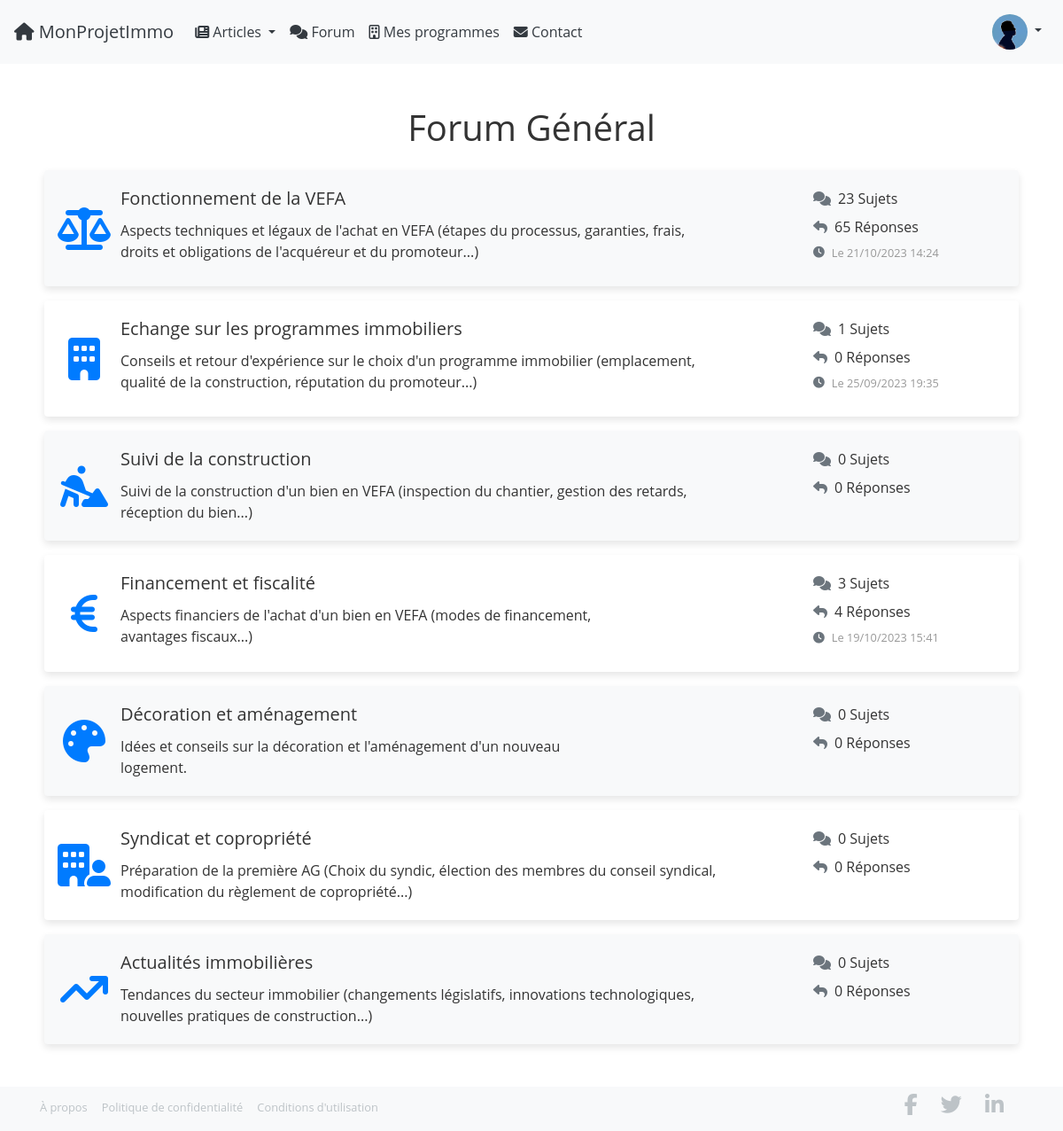
/general_forum/ (signed in), run on the app's committed database.
### forum/models.py (models this page shows, shortened)
class UserProfile(models.Model):
    GENDER_CHOICES = (
        ('M', 'Male'),
        ('F', 'Female'),
        ('O', 'Other'),
)
    user = models.OneToOneField(User, on_delete=models.CASCADE)
    bio = models.TextField(blank=True)
    followed_programs = models.ManyToManyField('website.RealEstateProgram', through='website.FollowedProgram', related_name='followers')
    joined_date = models.DateTimeField(auto_now_add=True)
    photo = models.ImageField(upload_to='user_photos/', blank=True, null=True)
    first_name = models.CharField(max_length=30, blank=True, null=True)
    last_name = models.CharField(max_length=30, blank=True, null=True)
    gender = models.CharField(max_length=1, null=False, blank=False, choices=GENDER_CHOICES)

class Forum(models.Model):
    name = models.CharField(max_length=200)
    description = models.TextField(blank=True)
    slug = models.SlugField(unique=True, blank=True)

class ForumTheme(models.Model):
    title = models.CharField(max_length=200)
    description = models.TextField(blank=True)
    forum = models.ForeignKey(Forum, on_delete=models.CASCADE, related_name='themes')
    order = models.IntegerField(default=0)
    icon_class = models.CharField(max_length=100, null=True, blank=True)
    slug = models.SlugField(unique=True, blank=True)
    def get_last_activity_date(self):
        last_post_date = self.posts.aggregate(Max('date_posted'))['date_posted__max']
        last_reply_date = Reply.objects.filter(post__theme=self).aggregate(Max('date_posted'))['date_posted__max']
        if last_post_date and last_reply_date:
            return max(last_post_date, last_reply_date)
        elif last_post_date:
            return last_post_date
        else:
            return last_reply_date
    def post_count(self):
        return self.posts.count()
    def reply_count(self):
        return Reply.objects.filter(post__in=self.posts.all()).count()

### forum/views.py (the view)
# urls.py: path('general_forum/', general_forum_view, name='general_forum'),
def general_forum_view(request):
    forum = get_object_or_404(Forum, name="Forum Général")
    themes = forum.themes.all().order_by('order')
    return render(request, 'general_forum.html', {'forum': forum, 'themes': themes})

### VefaConnect/context_processors.py (called while the page is built)
def categories(request):
    return {
        'categories': Category.objects.all()
    }

### forum/templates/general_forum.html (shortened to what this page needs)
{% extends 'base.html' %}
{% load static %}
{% block extra_head %}
    <link rel="stylesheet" href="{% static 'forum/css/style.css' %}">
{% endblock %}
{% block content %}
<div class="container my-5">
    <h1 class="text-center mb-4">{{ forum.name }}</h1>
    {% for theme in themes %}
    <div class="card mb-3">
        <div class="card-body d-flex justify-content-between">
            <div class="d-flex">
                {% if theme.icon_class %}
                    <div class="icon-container mr-3">
                        <i class="{{ theme.icon_class }} icon-full-height"></i>
                    </div>
                {% endif %}
                <div class="content">
                    <h5 class="card-title"><a href="{% url 'general_forum_theme_detail' topic_slug=theme.slug %}" class="stretched-link">{{ theme.title }}</a></h5>
                    <p class="card-text">{{ theme.description }}</p>
                </div>
            </div>
            <div class="stats">
                <div class="subjects d-flex align-items-center">
                    <i class="fas fa-comments icon-subject"></i>
                    <span>{{ theme.post_count|default:"0" }} Sujets</span>
                </div>
                <div class="replies d-flex align-items-left">
                    <i class="fas fa-reply icon-reply"></i>
                    <span>{{ theme.reply_count|default:"0" }} Réponses</span>
                </div>
                <div class="last-activity d-flex align-items-left">
                    {% if theme.get_last_activity_date %}
                        <i class="fas fa-clock icon-activity"></i>
                        <span>Le {{ theme.get_last_activity_date|date:"d/m/Y H:i" }}</span>
                    {% endif %}
                </div>
            </div>
        </div>
    </div>
    {% endfor %}
</div>
{% endblock %}

### templates/navbar.html (shortened to what this page needs)
    <nav class="navbar navbar-expand-lg navbar-custom">
        <a class="navbar-brand" href="{% url 'home' %}">
            <i class="fas fa-home"></i> MonProjetImmo
        </a>
        <div class="collapse navbar-collapse" id="navbarNav">
            <ul class="navbar-nav">
                <li class="nav-item dropdown">
                    <a class="nav-link dropdown-toggle" href="#" id="articleDropdown" role="button" data-toggle="dropdown" aria-haspopup="true" aria-expanded="false">
                        <i class="fas fa-newspaper"></i> Articles
                    </a>
                </li>
                <li class="nav-item">
                    <a class="nav-link" href="{% url 'general_forum' %}">
                        <i class="fas fa-comments"></i> Forum
                    </a>
                </li>
                {% if user.is_authenticated %}
                <li class="nav-item">
                    <a class="nav-link" href="{% url 'programmes_suivis' %}">
                        <i class="fa-regular fa-building"></i> Mes programmes
                    </a>
                </li>
                {% endif %}
                <li class="nav-item">
                    <a class="nav-link" href="{% url 'contact' %}">
                        <i class="fas fa-envelope"></i> Contact
                    </a>
                </li>
            </ul>
            <ul class="navbar-nav ml-auto">
                {% if user.is_authenticated %}
                <li class="nav-item dropdown">
                    <a class="nav-link dropdown-toggle" href="#" id="navbarDropdown" role="button" data-toggle="dropdown" aria-haspopup="true" aria-expanded="false">
                        <img src="{{ user.userprofile.photo.url }}" class="rounded-circle" style="width:40px; height:40px; object-fit:cover;" alt="Avatar">
                    </a>
                </li>
                {% endif %}
            </ul>
        </div>
    </nav>

### website/static/website/css/style.css (style rules this page uses)
html, body { height: 100%; display: flex; flex-direction: column; }
body { flex-grow: 1; margin-bottom: 0; }
.navbar-custom { background-color: var(--navbar-bg-color); }
.navbar-custom .navbar-brand, .navbar-custom .nav-link { color: var(--navbar-text-color); }
.card { margin: 0 5px; box-shadow: 0 4px 8px rgba(0, 0, 0, 0.1); transition: box-shadow 0.3s ease; }
.card { display: flex; flex-direction: column; }
.card-body { flex-grow: 1; }

### website/static/css/main.css (style rules this page uses)
:root { --primary-color: #007BFF; --secondary-color: #6C757D; --background-color: #FFFFFF; --muted-text-color: #999999; --hero-overlay: rgba(0, 56, 73, 0.5); --text-on-light-bg: #333333; --text-on-dark-bg: #FFFFFF; }
:root { --btn-bg-color: #3498db; --btn-text-color: #ffffff; --btn-bg-hover: #2980b9; }
:root { --navbar-bg-color: #f8f9fa; --navbar-text-color: #343a40; --navbar-link-hover-color: #007bff; }
:root { --footer-bg-color: #f8f9fa; --footer-heading-color: #343a40; --footer-link-color: #bdc3c7; --footer-link-hover-color: #ecf0f1; }
:root { --search-bar-height: 50px; --search-bar-padding: 1rem 1.5rem; --search-bar-font-size: 18px; }
:root { --icon-size: 1.5em; --icon-hover-opacity: 1; }

### forum/static/forum/css/style.css (style rules this page uses)
body { font-family: 'Open Sans', sans-serif; background-color: var(--background-color); color: var(--text-on-light-bg); }
.icon-full-height { font-size: var(--icon-size); color: var(--primary-color); transition: opacity .3s ease; }
.card, .card:hover { border: none; border-radius: 0.25rem; }
.card-title a, a.theme-link { color: var(--primary-color); }
.icon-container { display: flex; align-items: center; justify-content: center; font-size: 2em; color: var(--primary-color); width: 50px; }
.last-activity { font-size: 0.8em; color: var(--muted-text-color); }
.card:nth-of-type(odd) { background-color: #f8f9fa; }
.card-title a { color: inherit; text-decoration: none; }
.icon-activity { color: #6c757d; margin-right: 5px; }
.icon-subject, .icon-reply { color: #6c757d; margin-right: 5px; }
.stats { display: flex; flex-direction: column; flex-basis: 20%; align-items: flex-start; min-width: 20%; }
.subjects, .replies, .last-activity { display: flex; align-items: center; margin-bottom: 0.5rem; }
.icon-subject, .icon-reply, .icon-activity { margin-right: 0.5rem; }
.content { flex-basis: 80%; }

### data on the page
Forum: name "Forum Général"
ForumTheme: title "Fonctionnement de la VEFA", description "Aspects techniques et légaux de l'achat en VEFA (étapes du processus, garanties, frais, droits et obligations de l'acquéreur et du promoteur...)", post_count "23", reply_count "65", get_last_activity_date "21/10/2023 14:24"
ForumTheme: title "Echange sur les programmes immobiliers", description "Conseils et retour d'expérience sur le choix d'un programme immobilier (emplacement, qualité de la construction, réputation du promoteur...)", post_count "1", reply_count "0", get_last_activity_date "25/09/2023 19:35"
ForumTheme: title "Suivi de la construction", description "Suivi de la construction d'un bien en VEFA (inspection du chantier, gestion des retards, réception du bien...)", post_count "0", reply_count "0"
ForumTheme: title "Financement et fiscalité", description "Aspects financiers de l'achat d'un bien en VEFA (modes de financement, avantages fiscaux...)", post_count "3", reply_count "4", get_last_activity_date "19/10/2023 15:41"
ForumTheme: title "Décoration et aménagement", description "Idées et conseils sur la décoration et l'aménagement d'un nouveau logement.", post_count "0", reply_count "0"
ForumTheme: title "Syndicat et copropriété", description "Préparation de la première AG (Choix du syndic, élection des membres du conseil syndical, modification du règlement de copropriété...)", post_count "0", reply_count "0"
ForumTheme: title "Actualités immobilières", description "Tendances du secteur immobilier (changements législatifs, innovations technologiques, nouvelles pratiques de construction...)", post_count "0", reply_count "0"
